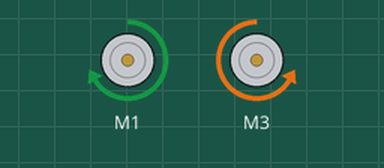
Recording of a sketch running on a simulated Arduino Uno, built with avr-gcc and run on an emulated ATmega328P. On the bench: 2 × DC motor (green arrow = forward, orange = backward, longer = faster).

Above: at 2.5 s.
At 5.5 s:
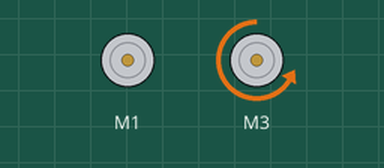
At 26.5 s:
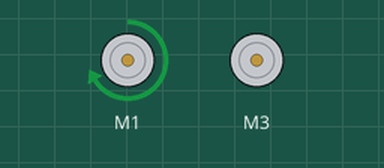
At 46.0 s:
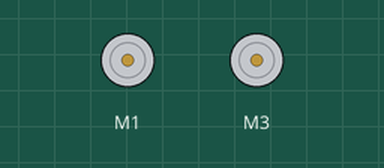
Timing chart, 0 to 48.8 s (numbered marks = the images above):
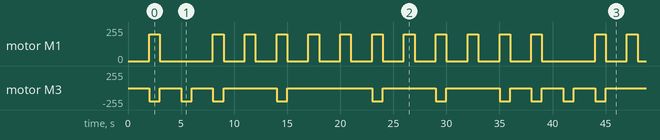

The sketch:

drawE.ino
```cpp
#include <AFMotor.h>

AF_DCMotor motorA(1); //Right motor
AF_DCMotor motorB(3); //Left motor

//CALIBRATION
int stridelength = 1000; //time to move forward 1 pace
int turnlength = 1000; //time it takes to rotate 90 degrees
int pause = 2000;
uint8_t i = 200; //data type i

// distance = speed x time, so to calibrate you can change speed or time

// ----------------THESE ARE FUNCTIONS-------------- //
void setup() {
  Serial.begin(9600);

  motorA.setSpeed(200);
  motorB.setSpeed(200);

  motorA.run(RELEASE);
  motorB.run(RELEASE);
  delay(pause);
}

void stride() {
  motorA.run(FORWARD);
  motorB.run(BACKWARD);

  motorA.setSpeed(i);
  motorB.setSpeed(i);

  delay(stridelength); //go forward

  motorA.run(RELEASE);
  motorB.run(RELEASE);
}

void turnLeft() {
  motorA.run(FORWARD);
  motorA.setSpeed(i);
  delay(turnlength); //turn
  motorA.run(RELEASE);

}

void turnRight() {
  motorB.run(BACKWARD);
  motorB.setSpeed(i);
  delay(turnlength); //turn
  motorB.run(RELEASE);

}

// ---------------THESE ARE INSTRUCTIONSS-------------- //
// Change this to make the bot do what you want!
void loop() {
  stride();
  delay(pause);
  turnRight();
  delay(pause);
  stride();
  delay(pause);
  turnLeft();
  delay(pause);
  stride();
  delay(pause);
  turnLeft();
  delay(pause);
  turnLeft();
  delay(pause);
  stride();
  delay(pause);
  turnLeft();
  delay(pause);
  stride();
  delay(pause);
  turnLeft();
  delay(pause);
  stride();
  delay(pause);

}
```

Measured:
- by itself, motor M1: moves between stopped and forward 200/255, repeating every 36.0 s
- by itself, motor M3: repeats every 36.0 s: 2 × (stopped 2.0 s, backward 200/255 1.0 s), stopped 5.0 s, backward 200/255 1.0 s, stopped 8.0 s, 2 × (backward 200/255 1.0 s, stopped 5.0 s), backward 200/255 1.0 s, stopped 2.0 s, backward 200/255 1.0 s
